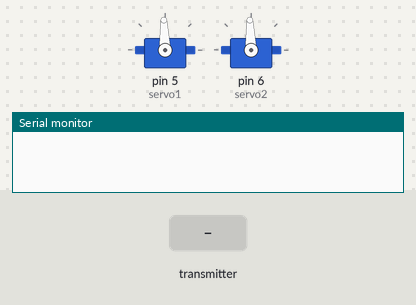
A sketch run on a simulated Arduino Uno, built with avr-gcc and run on an emulated ATmega328P. On the bench: 2 × servo, the last lines printed to the serial monitor. The inputs (shaded band) are chosen by the test bench. No radio packets arrive unless stated.

Above: at 1.2 s.
1.3 s: the transmitter starts sending buttonState = 0
At 2.5 s:
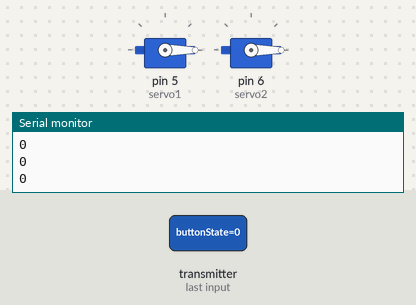
2.8 s: the transmitter starts sending buttonState = 1
At 3.6 s:
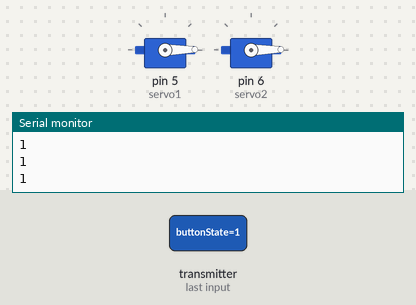
Timing chart, 0 to 5.8 s (numbered marks = the images above; inputs shaded):
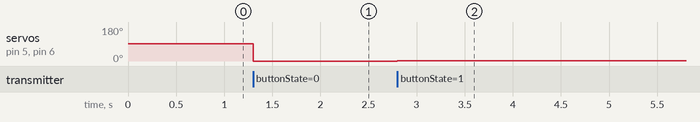

Measured:
- after the input at 1.3 s, servo on pin 5 (servo1), servo on pin 6 (servo2): 92° → 0° at once
- after the input at 2.8 s, servo on pin 5 (servo1), servo on pin 6 (servo2): 0° → 1° at once

The sketch:

receiver_code.ino
```cpp
#include <SPI.h>
#include <nRF24L01.h>
#include <RF24.h>
#include <Servo.h>

Servo servo1;
Servo servo2;


int buttonState = 0;

int anglea=0,angleb=0;

RF24 radio(9, 10); // CE, CSN
const byte address[6] = "00002";

void setup() {
  servo1.attach(5);
  servo2.attach(6);
  Serial.begin(9600);
  radio.begin();
  radio.openReadingPipe(0, address);
  radio.setPALevel(RF24_PA_HIGH);
  servo1.write(92);
  servo2.write(92);
}
void loop() {
  radio.startListening();
  while (!radio.available());
  radio.read(&buttonState, sizeof(buttonState));
  radio.read(&anglea, sizeof(anglea));
  radio.read(&angleb, sizeof(angleb));
  Serial.println(buttonState);
  Serial.println(anglea);
  Serial.println(angleb);

 if(anglea==89&&angleb==86)
   {servo1.write(92);
    servo2.write(92);

   }
   else if(anglea==89)
    servo1.write(90);
   else if(angleb==86)
     servo2.write(90);
   else
  //joystick
  {
    servo1.write(anglea);
    servo2.write(angleb);
  }
}
```
